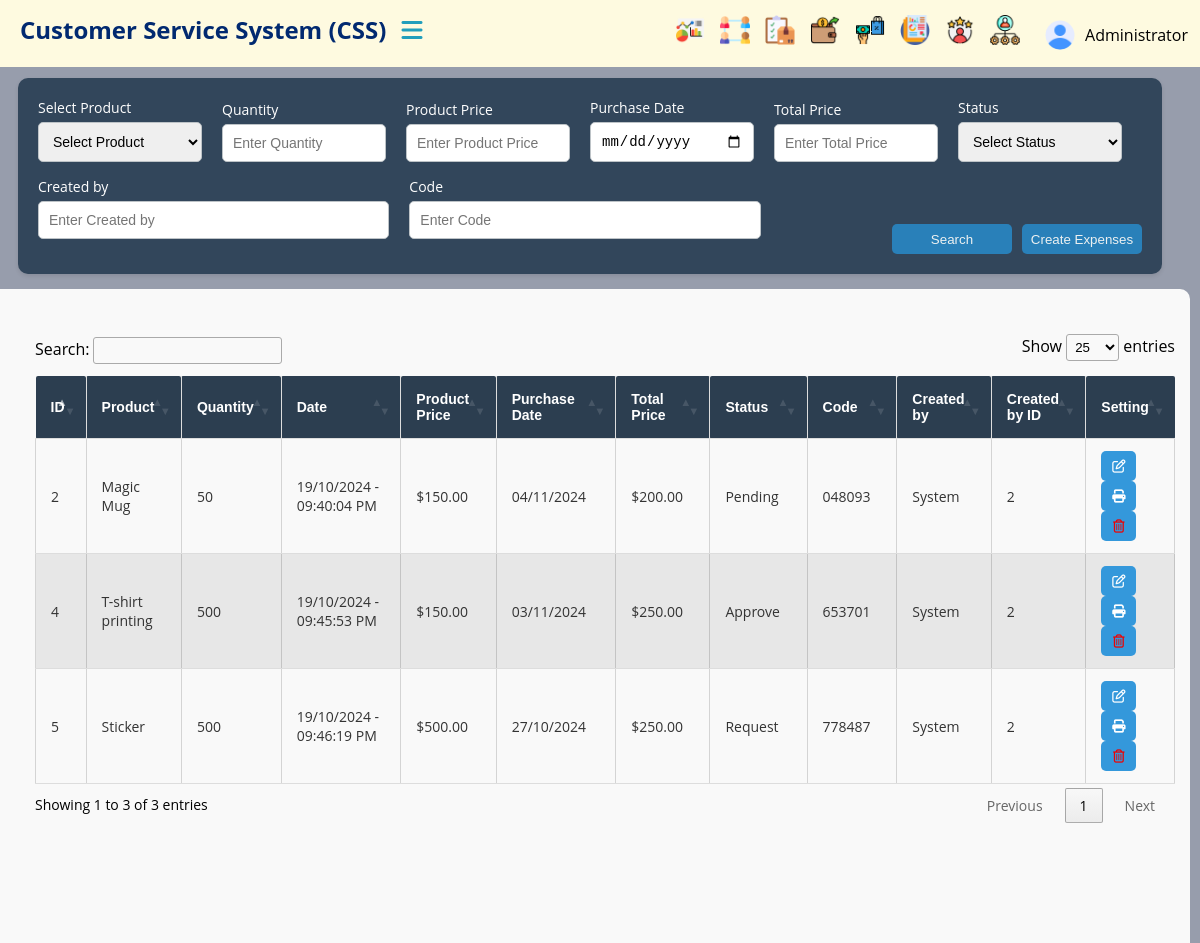
The page /finances/expenses-list/ (signed in) on the database its author committed.
### finances/models.py (models this page shows, shortened)
class Expense(models.Model):
    PRODUCT_CHOICES = [
        ('Mug', 'Mug'),
        ('Magic Mug', 'Magic Mug'),
        ('T-shirt printing', 'T-shirt printing'),
        ('Tableau', 'Tableau'),
        ('Sticker', 'Sticker'),
    ]
    STATUS_CHOICES = [
        ('request', 'Request'),
        ('pending', 'Pending'),
        ('approve', 'Approve'),
        ('cancel', 'Cancel'),
    ]
    product = models.CharField(max_length=100, choices=PRODUCT_CHOICES)
    quantity = models.PositiveIntegerField()
    product_price = models.DecimalField(max_digits=10, decimal_places=2)
    purchase_date = models.DateField()
    total_price = models.DecimalField(max_digits=10, decimal_places=2)
    status = models.CharField(max_length=10, choices=STATUS_CHOICES)
    screenshot = models.ImageField(upload_to=get_customer_image_upload_to)
    created_at = models.DateTimeField(auto_now_add=True)
    created_by = models.ForeignKey(User, on_delete=models.SET_NULL, null=True, blank=True)
    code = models.CharField(max_length=6, unique=True, blank=True)
    notes = models.TextField(blank=True, null=True)
    amount = models.DecimalField(max_digits=10, decimal_places=2)
    class Meta:
        ordering =['-created_at']

### finances/views.py (the view)
# urls.py: path('expenses-list/', views.expenses, name='expenses'),
@login_required(login_url='login')
def expenses(request):
    expense_list = Expense.objects.all()
    return render(request, 'pages/total_expenses.html', {'Expense': expense_list})

### templates/pages/total_expenses.html (shortened to what this page needs)
{% extends 'base_tables.html' %}
{% load static %}
{% block content %}
<div class="content" id="mainContent">
    <form method="GET" action="{% url 'search_expenses' %}">
        <section class="search-filter">
            <div class="filter-item">
                <label for="Product">Select Product</label>
                <select id="Product" name="Product">
                    <option value="">Select Product</option>
                </select>
            </div>
            <div class="filter-item">
                <label for="Quantity">Quantity</label>
                <input type="text" id="quantity" name="quantity" placeholder="Enter Quantity" >
            </div>
            <div class="filter-item">
                <label for="Product Price">Product Price</label>
                <input type="text" id=" product_price" name="product_price"  placeholder="Enter Product Price " >
            </div>
            <div class="filter-item">
                <label for=" Purchase Date">Purchase Date</label>
                <input type="date" id="purchase_date" name="purchase_date">
            </div>
            <div class="filter-item">
                <label for="Total Price">Total Price</label>
                <input type="text" id="total_price" name="total_price"  placeholder="Enter Total Price " >
            </div>
            <div class="filter-item">
                <label for="status">Status</label>
                <select id="status" name="status">
                    <option value="">Select Status</option>
                </select>
            </div>
            <div class="filter-item">
                <label for="Created by">Created by</label>
                <input type="text" id="created_by" placeholder="Enter Created by">
            </div>
            <div class="filter-item">
                <label for="code">Code</label>
                <input type="text" id="code"name="code" placeholder="Enter Code">
            </div>
            <div class="filter-actions">
                <button type="submit" class="btn search-btn">Search</button>
                <a href="{% url 'create_expense' %}"><button type="button" class="btn add-unit-btn">Create Expenses</button></a>
            </div>
        </section>
    </form>
        <div class="table-container">
            <section class="table">
            <table id="example" class="cell-border" style="width:100%">
                <thead>
                    <tr>
                        <th> ID </th>
                        <th> Product </th>
                        <th> Quantity </th>
                        <th> Date </th>
                        <th> Product Price </th>
                        <th> Purchase Date </th>
                        <th> Total Price </th>
                        <th> Status </th>
                        <th> Code </th>
                        <th> Created by </th>
                        <th> Created by ID </th>
                        <th> Setting </th>
                    </tr>
                </thead>
                <tbody>
                    {% for expenses in Expense %}
                        <tr>
                            <td>{{ expenses.id }}</td>
                            <td>{{ expenses.product }}</td>
                            <td>{{ expenses.quantity }}</td>
                            <td>{{ expenses.created_at|date:"d/m/Y - h:i:s A" }}</td>
                            <td>${{ expenses.product_price }}</td>
                            <td>{{ expenses.purchase_date|date:"d/m/Y" }}</td>
                            <td>${{ expenses.total_price }}</td>
                            <td>{{ expenses.get_status_display }}</td>
                            <td>{{ expenses.code }}</td>
                            <td>{{ expenses.created_by.username }}</td>
                            <td>{{ expenses.created_by.id  }}</td>
                            <td>
                                <a href="{% url 'update_expense' expenses.id %}">
                                    <button><i class="fa-regular fa-pen-to-square"></i></button>
                                </a>
                                <a href="{% url 'expense_detail' expenses.id %}">
                                    <button><i class="fa-solid fa-print"></i></button>
                                </a>
                                <a href="{% url 'delete_expenses' expenses.id %}" onclick="return confirm('Are you sure, you are about to delete the Expenses?')">
                                    <button><i class="fa-regular fa-trash-can" style="color: #ed0202;"></i></button>
                                </a>
                            </td>
                        </tr>
                    {% empty %}
                        <tr>
                            <td colspan="10">No expenses available.</td>
                        </tr>
                    {% endfor %}
                </tbody>
                </table>
            </section>
        </div>
</div>
{%  endblock %}

### templates/parts/navbar.html (shortened to what this page needs)
{% load static %}
<header id="header">
    <nav class="navbar">
        <div class="logo-item">
            <a href="{% url 'home' %}" class="logo">Customer Service System  (CSS)</a>
            <div class="topbar">
                <div class="toggle" onclick="toggleSidebar()">
                    <i class="fa-solid fa-bars"></i>
                </div>
            </div>
        </div>
        <div class="link-item">
            <ul class="navbar-nav">
                <li class="header-item">
                    <a href="{% url 'dashboard' %}" class="header-link">
                        <img src="{% static 'Images/Dashboard.png' %}" class="icon" alt="Dashboard">
                    </a>
                </li>
                <li class="header-item">
                    <a href="{% url 'customers' %}" class="header-link">
                        <img src="{% static 'Images/social-network.png' %}" class="icon" alt="Customers">
                    </a>
                </li>
                <li class="header-item">
                    <a href="{% url 'orders'%}" class="header-link">
                        <img src="{% static 'Images/checklist.png' %}" class="icon" alt="Orders">
                    </a>
                </li>
                <li class="header-item">
                    <a href="{% url 'expenses' %}" class="header-link">
                        <img src="{% static 'Images/spending.png' %}" class="icon" alt="Expenses">
                    </a>
                </li>
                <li class="header-item">
                    <a href="{% url 'total_sales' %}" class="header-link">
                        <img src="{% static 'Images/buy.png' %}" class="icon" alt="Sales">
                    </a>
                </li>
                <li class="header-item">
                    <a href="#" class="header-link">
                        <img src="{% static 'Images/report.png' %}" class="icon" alt="Reports">
                    </a>
                </li>
                <li class="header-item">
                    <a href="{%url 'reviews'%}" class="header-link">
                        <img src="{% static 'Images/review.png' %}" class="icon" alt="Review">
                    </a>
                </li>
                {% if request.user.is_staff or is_admin %}
                <li class="header-item">
                    <a href="#" class="header-link">
                        <img src="{% static 'Images/managing.png' %}" class="icon" alt="Account Management">
                    </a>
                </li>
                {% endif %}
                <li class="header-item dropdown">
                    <a href="#" class="dropdown-toggle">
                        {% if user.profile_picture %}
                            <img src="{{ user.profile_picture.url }}" alt="Profile Picture" class="profile-icon">
                        {% else %}
                            <img src="{% static 'Images/user.png' %}" alt="Default Profile Picture" class="profile-icon">
                        {% endif %}
                        {{ user.get_full_name|default:user.username }}
                    </a>
                </li>
            </ul>
        </div>
    </nav>
</header>

### src/static/css/style.css (style rules this page uses)
body, html { margin: 0; padding: 0; box-sizing: border-box; font-family: 'Open Sans', sans-serif; background-color: #979dac; }
#header { background-color: #FEFAE0; width: 100%; height: 37px; position: fixed; top: 0; left: 0; padding: 15px 20px; z-index: 1000; }
.navbar { display: flex; justify-content: space-between; align-items: center; }
.logo-item { width: 60%; display: flex; align-items: center; }
.link-item { width: 31%; }
.logo { color: #012970; font-size: 24px; font-weight: bold; text-decoration: none; }
.topbar { margin-left: 20px; }
.toggle { cursor: pointer; color: #219EBC; font-size: 24px; }
.link-item { display: flex; align-items: center; }
.navbar-nav { display: flex; list-style: none; margin: 0; padding: 0; }
.header-item { margin-left: 15px; }
.header-link { display: flex; align-items: center; text-decoration: none; color: #fff; }
.header-link .icon { width: 30px; height: 30px; }
.header-item.dropdown { position: relative; }
.dropdown-toggle { display: flex; align-items: center; cursor: pointer; text-decoration: none; color: #000000; padding: 5px 10px; border-radius: 5px; }
.profile-icon { width: 30px; height: 30px; border-radius: 50%; margin-right: 10px; }
.content { width: 85%; position: fixed; right: 0; top: 68px; transition: width 0.3s ease; padding: 10px; height: calc(100% - 68px); overflow: auto; }
@media (min-width: 915px) and (max-width: 1366px) { .logo-item { margin-top: -12px; width: 40%; } }
@media (min-width: 915px) and (max-width: 1366px) { .topbar { margin-left: 15px; } }
@media (min-width: 915px) and (max-width: 1366px) { .link-item { width: 40%; margin-right: 80px; } }

### src/static/css/tables.css (style rules this page uses)
.search-filter { display: flex; flex-wrap: wrap; justify-content: space-between; align-items: flex-end; background-color:#32465b; padding: 20px; border-radius: 10px; box-shadow: 0 2px 4px rgba(0, 0, 0, 0.1); width: 92%; margin: auto; }
.filter-item { display: flex; flex-direction: column; margin-bottom: 15px; flex: 1; margin-right: 10px; }
.filter-item label { margin-bottom: 5px; font-size: 14px; color: #ffffff; }
.filter-item input, .filter-item select { padding: 10px; border-radius: 5px; border: 1px solid #bdc3c7; font-size: 14px; outline: none; color: black; }
.filter-actions { display: flex; align-items: center; flex: 1; margin-left: 10px; justify-content: flex-end; }
button { border: none; cursor: pointer; background-color: #2980b9; color: #fff; border-radius: 5px; transition: 0.5s; width: 35px; height: 30px; }
button { background-color: #3498db; }
.filter-actions .btn { width: 120px; height: 30px; border: none; border-radius: 5px; background-color: #2980b9; color: #ecf0f1; cursor: pointer; margin-left: 10px; }
.search-filter .filter-item { margin-right: 20px; min-width: 150px; }
img { width: 25px; height: 25px; }
.table-container { overflow-x: auto; background-color: #f9f9f9; margin-top: 15px; border-radius: 10px; }
.table { margin-top: 25px; width: 95%; height: 75%; margin-left: 25px ; margin-bottom: 100px; padding: 20px; border-radius: 8px; border-collapse: collapse; }
#example { width: 100%; border-collapse: collapse; }
#example th, #example td { padding: 12px 15px; text-align: left; border-bottom: 1px solid #ddd; text-align: left; }
#example th { background-color: #2C3E50; color: white; position: relative; font-family: 'Arial', sans-serif; font-size: 14px; font-weight: bold; padding: 15px 15px; border-right: 1px solid #ddd; border-radius: 2px; }
#example th:last-child { border-right: none; }
#example tr:nth-child(even) { background-color: #dddddd9b; }
#example td { color: #333; font-size: 14px; }
#example th.sorting:before, #example th.sorting_asc:before, #example th.sorting_desc:before { font-family: FontAwesome; padding-right: 8px; color: #ffffff; }

### rows shown on the page
Expense: id "5", product "Sticker", quantity "500", created_at "19/10/2024 - 09:46:19 PM", product_price "500.00", purchase_date "27/10/2024", total_price "250.00", status "Request", code "778487", created_by.username "System", created_by.id "2"
Expense: id "4", product "T-shirt printing", quantity "500", created_at "19/10/2024 - 09:45:53 PM", product_price "150.00", purchase_date "03/11/2024", total_price "250.00", status "Approve", code "653701", created_by.username "System", created_by.id "2"
Expense: id "2", product "Magic Mug", quantity "50", created_at "19/10/2024 - 09:40:04 PM", product_price "150.00", purchase_date "04/11/2024", total_price "200.00", status "Pending", code "048093", created_by.username "System", created_by.id "2"

### other values the page prints
{{ user.get_full_name|default:user.username }} "Administrator"
